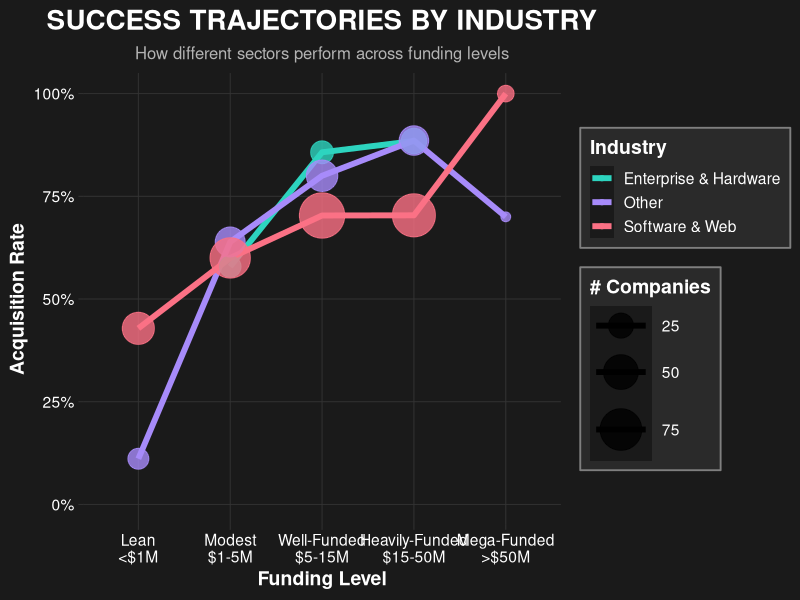
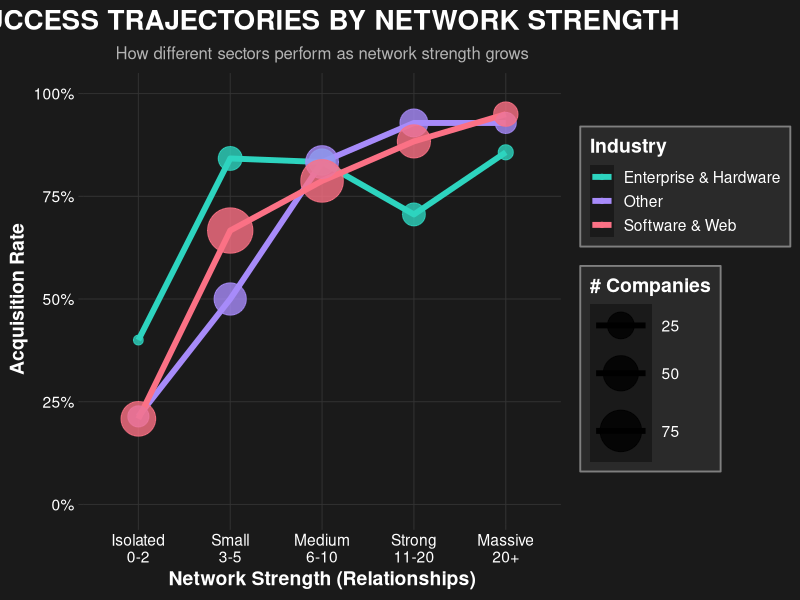
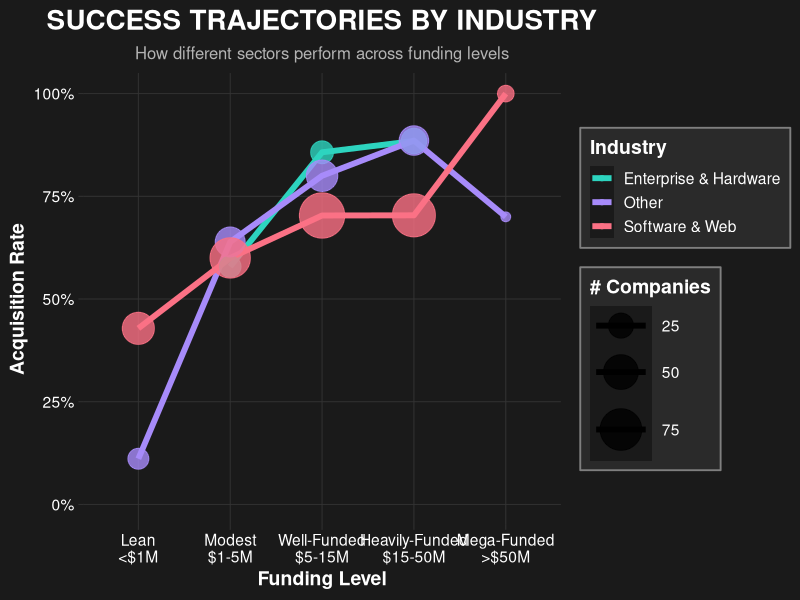
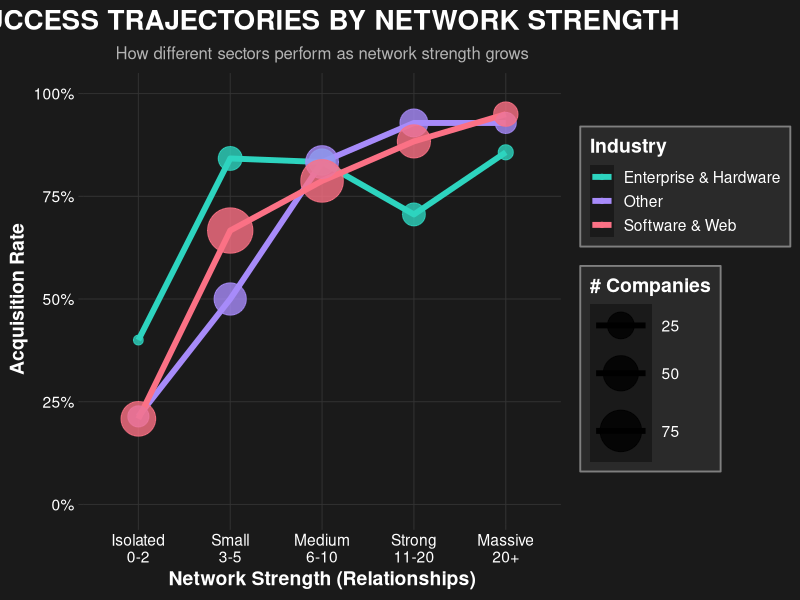

Generate these figures, in order, with R: (Note: this script raises an error after producing the figures.)
## ---- chunk 1
knitr::opts_chunk$set(echo = TRUE, warning = FALSE, message = FALSE)
## ---- chunk 2
library(tidyverse)
library(ggplot2)
library(scales)
library(maps)
library(viridis)
library(readr)
## ---- chunk 3
# Load the dataset
startup_data <- read_csv("data/02-processed/startup_data.csv", show_col_types = FALSE)

cat("Dataset loaded:", nrow(startup_data), "rows\n")
## ---- chunk 4
# Prepare data for industry success visualization
industry_success <- startup_data %>%
    filter(!is.na(funding_total_usd), funding_total_usd > 0,
           !is.na(category_code), category_code != "",
           !is.na(status), status != "") %>%
    mutate(
        category_code = str_trim(as.character(category_code)) %>% 
            str_replace_all("_", " ") %>% 
            str_to_title(),
        status = str_trim(tolower(as.character(status))),
        funding_total_usd = as.numeric(funding_total_usd),
        funding_level = case_when(
            funding_total_usd < 1e6 ~ "Lean\n<$1M",
            funding_total_usd < 5e6 ~ "Modest\n$1-5M",
            funding_total_usd < 15e6 ~ "Well-Funded\n$5-15M",
            funding_total_usd < 50e6 ~ "Heavily-Funded\n$15-50M",
            TRUE ~ "Mega-Funded\n>$50M"
        ),
        funding_level = factor(funding_level, levels = c(
            "Lean\n<$1M", "Modest\n$1-5M", "Well-Funded\n$5-15M", 
            "Heavily-Funded\n$15-50M", "Mega-Funded\n>$50M"
        ))
    )

top_cats <- industry_success %>%
    count(category_code, sort = TRUE) %>%
    head(5) %>%
    pull(category_code)

industry_funding_success <- industry_success %>%
    filter(category_code %in% top_cats) %>%
    group_by(funding_level, category_code) %>%
    summarise(
        total = n(),
        acquired = sum(status == "acquired"),
        acquisition_rate = acquired / total,
        .groups = "drop"
    ) %>%
    filter(total >= 5)

industry_funding_success <- industry_funding_success %>%
    mutate(
        category_display = case_when(
            str_detect(category_code, "Software") ~ "Software & Web",
            str_detect(category_code, "Web") ~ "Software & Web",
            str_detect(category_code, "Enterprise") ~ "Enterprise & Hardware",
            str_detect(category_code, "Hardware") ~ "Enterprise & Hardware",
            str_detect(category_code, "Biotech") ~ "Life Sciences",
            str_detect(category_code, "Games") ~ "Consumer & Media",
            str_detect(category_code, "Media") ~ "Consumer & Media",
            TRUE ~ "Other"
        )
    ) %>%
    group_by(funding_level, category_display) %>%
    summarise(
        acquired = sum(acquired),
        total = sum(total),
        .groups = "drop"
    ) %>%
    mutate(acquisition_rate = acquired / total)

p1 <- ggplot(industry_funding_success, 
             aes(x = funding_level, y = acquisition_rate, 
                 color = category_display, group = category_display,
                 size = total)) +
    geom_line(linewidth = 2) +
    geom_point(alpha = 0.8) +
    scale_y_continuous(labels = percent_format(), limits = c(0, 1)) +
    scale_size_continuous(range = c(3, 15), name = "# Companies") +
    scale_color_manual(
        values = c(
            "Consumer & Media" = "#F4B942",
            "Enterprise & Hardware" = "#2DD4BF", 
            "Life Sciences" = "#22D3EE",
            "Other" = "#A78BFA",
            "Software & Web" = "#FB7185"
        ),
        name = "Industry"
    ) +
    labs(
        title = "SUCCESS TRAJECTORIES BY INDUSTRY",
        subtitle = "How different sectors perform across funding levels",
        x = "Funding Level",
        y = "Acquisition Rate"
    ) +
    theme_dark(base_size = 14) +
    theme(
        plot.background = element_rect(fill = "#1a1a1a", color = NA),
        panel.background = element_rect(fill = "#1a1a1a", color = NA),
        panel.grid.major = element_line(color = "#333333"),
        panel.grid.minor = element_blank(),
        plot.title = element_text(color = "white", size = 20, face = "bold", hjust = 0.5),
        plot.subtitle = element_text(color = "gray70", size = 12, hjust = 0.5),
        axis.text = element_text(color = "white"),
        axis.title = element_text(color = "white", face = "bold"),
        legend.background = element_rect(fill = "#2a2a2a", color = "gray50"),
        legend.text = element_text(color = "white"),
        legend.title = element_text(color = "white", face = "bold")
    )

print(p1)
ggsave("success_trajectories_by_industry.png", p1, width = 12, height = 8, dpi = 300, bg = "#1a1a1a")
## ---- chunk 5
# Prepare data for network strength visualization
network_success <- startup_data %>%
    filter(!is.na(relationships), relationships > 0,
           !is.na(status), status != "") %>%
    mutate(
        relationships = as.numeric(relationships),
        status = str_trim(tolower(as.character(status))),
        category_code = str_trim(as.character(category_code)) %>% 
            str_replace_all("_", " ") %>% 
            str_to_title(),
        network_level = case_when(
            relationships <= 2 ~ "Isolated\n0-2",
            relationships <= 5 ~ "Small\n3-5",
            relationships <= 10 ~ "Medium\n6-10",
            relationships <= 20 ~ "Strong\n11-20",
            TRUE ~ "Massive\n20+"
        ),
        network_level = factor(network_level, levels = c(
            "Isolated\n0-2", "Small\n3-5", "Medium\n6-10", 
            "Strong\n11-20", "Massive\n20+"
        ))
    )

top_cats_network <- network_success %>%
    count(category_code, sort = TRUE) %>%
    head(5) %>%
    pull(category_code)

network_industry_success <- network_success %>%
    filter(category_code %in% top_cats_network) %>%
    group_by(network_level, category_code) %>%
    summarise(
        total = n(),
        acquired = sum(status == "acquired"),
        acquisition_rate = acquired / total,
        .groups = "drop"
    ) %>%
    filter(total >= 5) %>%
    mutate(
        category_display = case_when(
            str_detect(category_code, "Software") ~ "Software & Web",
            str_detect(category_code, "Web") ~ "Software & Web",
            str_detect(category_code, "Enterprise") ~ "Enterprise & Hardware",
            str_detect(category_code, "Hardware") ~ "Enterprise & Hardware",
            str_detect(category_code, "Biotech") ~ "Life Sciences",
            str_detect(category_code, "Games") ~ "Consumer & Media",
            TRUE ~ "Other"
        )
    ) %>%
    group_by(network_level, category_display) %>%
    summarise(
        acquired = sum(acquired),
        total = sum(total),
        .groups = "drop"
    ) %>%
    mutate(acquisition_rate = acquired / total)

p2 <- ggplot(network_industry_success, 
             aes(x = network_level, y = acquisition_rate, 
                 color = category_display, group = category_display,
                 size = total)) +
    geom_line(linewidth = 2) +
    geom_point(alpha = 0.8) +
    scale_y_continuous(labels = percent_format(), limits = c(0, 1)) +
    scale_size_continuous(range = c(3, 15), name = "# Companies") +
    scale_color_manual(
        values = c(
            "Consumer & Media" = "#F4B942",
            "Enterprise & Hardware" = "#2DD4BF",
            "Life Sciences" = "#22D3EE",
            "Other" = "#A78BFA",
            "Software & Web" = "#FB7185"
        ),
        name = "Industry"
    ) +
    labs(
        title = "SUCCESS TRAJECTORIES BY NETWORK STRENGTH",
        subtitle = "How different sectors perform as network strength grows",
        x = "Network Strength (Relationships)",
        y = "Acquisition Rate"
    ) +
    theme_dark(base_size = 14) +
    theme(
        plot.background = element_rect(fill = "#1a1a1a", color = NA),
        panel.background = element_rect(fill = "#1a1a1a", color = NA),
        panel.grid.major = element_line(color = "#333333"),
        panel.grid.minor = element_blank(),
        plot.title = element_text(color = "white", size = 20, face = "bold", hjust = 0.5),
        plot.subtitle = element_text(color = "gray70", size = 12, hjust = 0.5),
        axis.text = element_text(color = "white"),
        axis.title = element_text(color = "white", face = "bold"),
        legend.background = element_rect(fill = "#2a2a2a", color = "gray50"),
        legend.text = element_text(color = "white"),
        legend.title = element_text(color = "white", face = "bold")
    )

print(p2)
ggsave("success_trajectories_by_network_strength.png", p2, width = 12, height = 8, dpi = 300, bg = "#1a1a1a")
## ---- chunk 6
# Prepare data for state density map
us_states <- map_data("state")

state_lookup <- data.frame(
    state_code = c("AL", "AK", "AZ", "AR", "CA", "CO", "CT", "DE", "FL", "GA",
                   "HI", "ID", "IL", "IN", "IA", "KS", "KY", "LA", "ME", "MD",
                   "MA", "MI", "MN", "MS", "MO", "MT", "NE", "NV", "NH", "NJ",
                   "NM", "NY", "NC", "ND", "OH", "OK", "OR", "PA", "RI", "SC",
                   "SD", "TN", "TX", "UT", "VT", "VA", "WA", "WV", "WI", "WY", "DC"),
    state_name = tolower(c("Alabama", "Alaska", "Arizona", "Arkansas", "California", 
                           "Colorado", "Connecticut", "Delaware", "Florida", "Georgia",
                           "Hawaii", "Idaho", "Illinois", "Indiana", "Iowa", "Kansas", 
                           "Kentucky", "Louisiana", "Maine", "Maryland",
                           "Massachusetts", "Michigan", "Minnesota", "Mississippi", "Missouri", 
                           "Montana", "Nebraska", "Nevada", "New Hampshire", "New Jersey",
                           "New Mexico", "New York", "North Carolina", "North Dakota", "Ohio", 
                           "Oklahoma", "Oregon", "Pennsylvania", "Rhode Island", "South Carolina",
                           "South Dakota", "Tennessee", "Texas", "Utah", "Vermont", "Virginia", 
                           "Washington", "West Virginia", "Wisconsin", "Wyoming", "District of Columbia"))
)

state_data <- startup_data %>%
    filter(!is.na(state_code), state_code != "") %>%
    mutate(state_code = str_trim(toupper(as.character(state_code)))) %>%
    group_by(state_code) %>%
    summarise(total_companies = n(), .groups = "drop") %>%
    left_join(state_lookup, by = "state_code") %>%
    filter(!is.na(state_name))

map_data_companies <- us_states %>%
    left_join(state_data, by = c("region" = "state_name"))

ca_count <- state_data %>% filter(state_code == "CA") %>% pull(total_companies)

p3 <- ggplot(map_data_companies, aes(x = long, y = lat, group = group)) +
    geom_polygon(aes(fill = total_companies), color = "white", size = 0.3) +
    coord_map("albers", lat0 = 39, lat1 = 45) +
    scale_fill_viridis(
        option = "plasma",
        name = "Number of\nStartups",
        labels = comma,
        na.value = "gray90",
        trans = "log10",
        breaks = c(1, 5, 10, 50, 100)
    ) +
    labs(
        title = "Startup Density Across America",
        subtitle = "Number of startups by state (log scale)",
        caption = paste0("California dominates with ", ca_count, " startups")
    ) +
    theme_void(base_size = 14) +
    theme(
        plot.title = element_text(size = 20, face = "bold", hjust = 0.5),
        plot.subtitle = element_text(size = 13, hjust = 0.5, color = "gray40"),
        plot.caption = element_text(size = 11, hjust = 0.5, margin = margin(t = 10)),
        legend.position = "right",
        legend.title = element_text(face = "bold"),
        plot.background = element_rect(fill = "white", color = NA),
        plot.margin = margin(20, 20, 20, 20)
    )

print(p3)
ggsave("startup_density_across_america.png", p3, width = 12, height = 8, dpi = 300, bg = "white")
